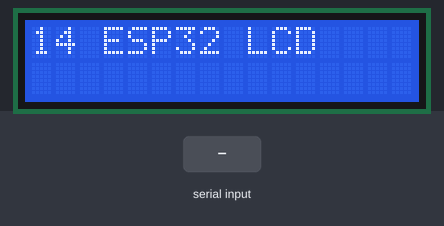
This program was run on a simulated ESP32. Parts: 16×2 character LCD. The test bench sets the inputs (shaded band). What the program prints to the serial monitor is not drawn.

Above: at 1.2 s.
1.3 s: "1\n" received over Serial
At 2.4 s:
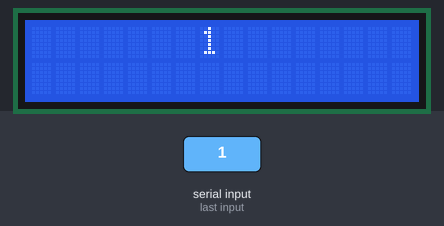
2.8 s: "0\n" received over Serial
At 3.6 s:
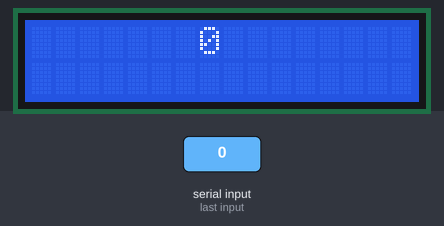
4.3 s: "2\n" received over Serial
At 4.7 s:
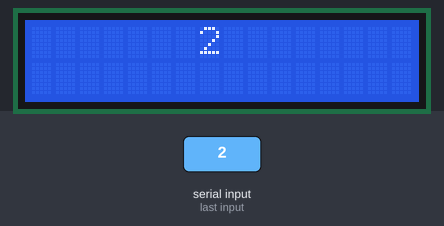
Timing chart, 0 to 7.3 s (numbered marks = the images above; inputs shaded):
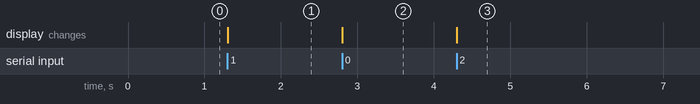

The program:

main.cpp
```cpp
/* 14ESPHJ1602ALCD16pin — ESP32 serial-to-1602 LCD with line-by-line scroll.

Reads text from Serial (115200 baud, newline-terminated), displays on an
HJ1602A 16x2 character LCD (HD44780-compatible, 4-bit parallel).

Display behaviour:
  <=16 chars   -> centred on row 0
  longer text  -> word-wrapped into 16-char lines (words longer than 16
                  are hard-split); 1-2 lines shown statically, >2 lines
                  scroll upward one line at a time (2.5 s/line): the
                  top line moves off, the next line enters at the bottom,
                  1 s pause after the last line, then repeat

Wiring (NodeMCU-32S pinout):
  LCD RS  → GPIO4
  LCD E   → GPIO5
  LCD D4  → GPIO14
  LCD D5  → GPIO12
  LCD D6  → GPIO13
  LCD D7  → GPIO15
  LCD RW  → GND  (hard-wired for write-only)
  LCD VSS → GND
  LCD VDD → 3.3 V
  LCD V0  → 10 kΩ pot (VDD↔GND wiper to V0 for contrast)
  LCD A   → 3.3 V (backlight anode; some modules need a ~220 Ω series R)
  LCD K   → GND  (backlight cathode)

Requires the LiquidCrystal library (arduino-libraries/LiquidCrystal).
*/

#include <Arduino.h>
#include <LiquidCrystal.h>

// HJ1602A 16×2 LCD (parallel, 4-bit mode)
LiquidCrystal lcd(4, 5, 14, 12, 13, 15);

#define LCD_COLS 16
#define LCD_ROWS 2
#define MAX_MSG 128
#define MAX_LINES MAX_MSG

char msgBuf[MAX_MSG];
int msgLen = 0;

// Word-wrapped lines: start index + length into msgBuf
int lineStart[MAX_LINES];
int lineLen[MAX_LINES];
int lineCount = 0;

// Vertical scroll state machine
bool doScroll = false;
int topLine = 0;             // first line currently visible
unsigned long scrollMs = 0;
const unsigned long LINE_MS = 2500;   // ms per upward line shift
const unsigned long PAUSE_MS = 1000;  // ms pause after the last line

void wrapMessage();
void drawFrame();
void processMessage();

void setup() {
  Serial.begin(115200);
  lcd.begin(LCD_COLS, LCD_ROWS);
  lcd.clear();
  lcd.print("14 ESP32 LCD");
  Serial.println("ready - send text");
}

void loop() {
  // --- read serial input ---
  while (Serial.available()) {
    char c = Serial.read();
    if (c == '\n' || c == '\r') {
      if (msgLen > 0) {
        msgBuf[msgLen] = '\0';
        processMessage();
        msgLen = 0;
      }
    } else if (msgLen < MAX_MSG - 1) {
      msgBuf[msgLen++] = c;
    }
  }

  // --- advance scroll timer ---
  if (doScroll) {
    unsigned long now = millis();
    if (topLine < lineCount - 1) {
      if (now - scrollMs >= LINE_MS) {
        scrollMs = now;
        topLine++;
        drawFrame();
      }
    } else {
      // Last line has scrolled off the top — pause, then restart
      if (now - scrollMs >= PAUSE_MS) {
        scrollMs = now;
        topLine = 0;
        drawFrame();
      }
    }
  }
}

/* Wrap msgBuf into 16-char lines, breaking at spaces where possible.
   A single word wider than the row is hard-split at the column edge. */
void wrapMessage() {
  lineCount = 0;
  int i = 0;
  while (i < msgLen && lineCount < MAX_LINES) {
    while (i < msgLen && msgBuf[i] == ' ') i++;
    if (i >= msgLen) break;

    int start = i;
    int end = i;  // exclusive end of the current line
    while (i < msgLen) {
      int ws = i;
      while (i < msgLen && msgBuf[i] != ' ') i++;
      int wlen = i - ws;
      int candidate = (end == start) ? wlen : (end - start) + 1 + wlen;
      if (candidate <= LCD_COLS) {
        end = i;
      } else {
        if (end == start) end = start + LCD_COLS;  // hard-split long word
        break;
      }
      while (i < msgLen && msgBuf[i] == ' ') i++;
    }
    lineStart[lineCount] = start;
    lineLen[lineCount] = end - start;
    lineCount++;
    i = end;
  }
}

/* Render the two visible lines (topLine, topLine+1), padded to 16 cols. */
void drawFrame() {
  for (int r = 0; r < LCD_ROWS; r++) {
    lcd.setCursor(0, r);
    int l = topLine + r;
    int len = (l < lineCount) ? lineLen[l] : 0;
    int s = (l < lineCount) ? lineStart[l] : 0;
    for (int c = 0; c < len; c++) lcd.print(msgBuf[s + c]);
    for (int c = len; c < LCD_COLS; c++) lcd.print(' ');
  }
}

/* Process a received newline-terminated message. */
void processMessage() {
  // Strip trailing whitespace
  while (msgLen > 0 && isspace(msgBuf[msgLen - 1])) {
    msgLen--;
  }
  msgBuf[msgLen] = '\0';

  Serial.print("msgLen: ");
  Serial.println(msgLen);

  if (msgLen == 0) {
    lcd.clear();
    doScroll = false;
    return;
  }

  wrapMessage();
  topLine = 0;
  doScroll = false;

  if (msgLen <= LCD_COLS && lineCount == 1) {
    // Short: centred on row 0
    lcd.clear();
    lcd.setCursor((LCD_COLS - msgLen) / 2, 0);
    lcd.print(msgBuf);
    return;
  }

  drawFrame();

  if (lineCount > LCD_ROWS) {
    Serial.println("Scrolling line by line");
    scrollMs = millis();
    doScroll = true;
  }
}
```

Measured:
- after the input at 1.3 s, the display: changes at once (image 1)
- after the input at 2.8 s, the display: changes at once (image 2)
- after the input at 4.3 s, the display: changes at once (image 3)
